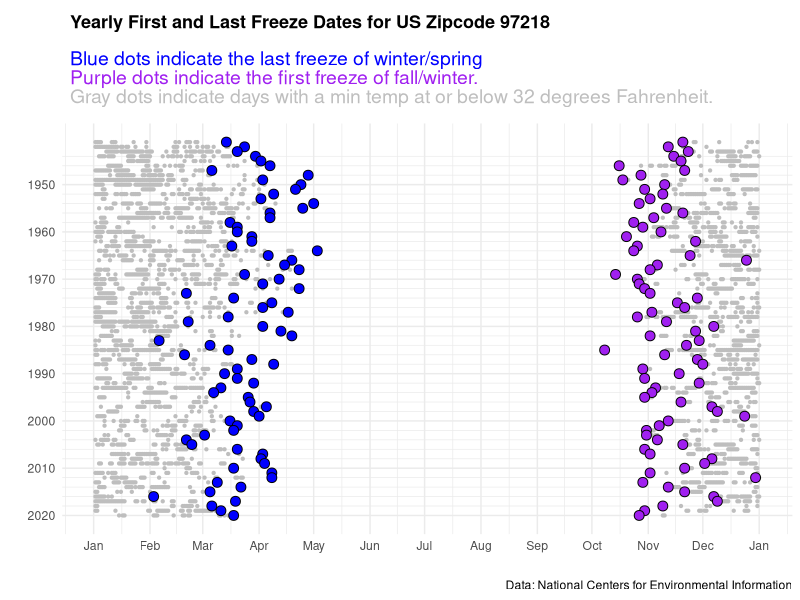
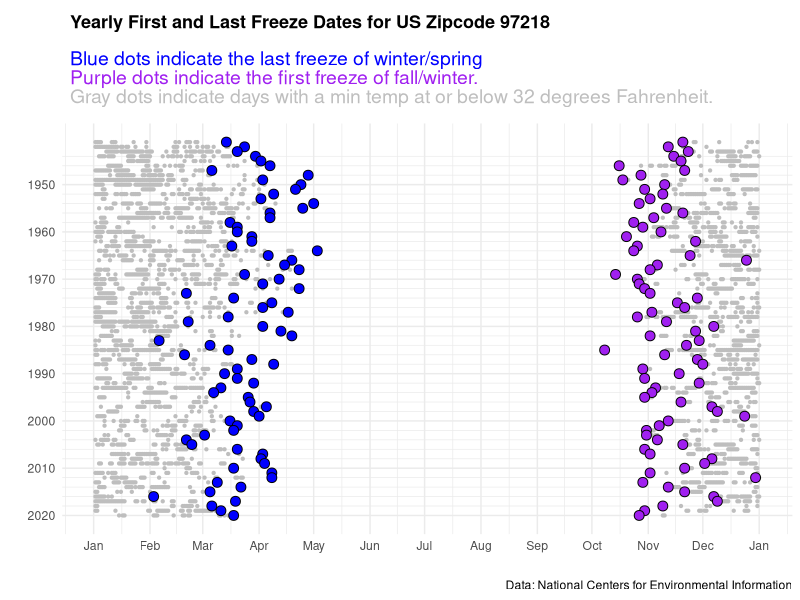

Source code (R) for these figures, in order:
# Author: Sabi Horvat, November 2020
# github: www.github.com/wpbsabi
# twitter: @tourofdata - mobile.twitter.com/tourofdata
# Credit: Visual idea adapted from "Freeze History Bishop" 
#           by Ian Bell @ian_bellio, October 2020

library(tidyverse)
library(lubridate)
library(ggtext)
#library(rnoaa)
#library(weatherData)
#library(cowplot) # for multiple graphs (zoom in on years)

# GET DATA from https://www.climate.gov/maps-data/dataset/past-weather-zip-code-data-table
csv_data <- read_csv('Yearly first and last freeze data.csv') # 1941 January to 2020 November

# extract year, month, day from the date
extract_dates <- csv_data %>%
  mutate(year = year(DATE)
         ,month = month(DATE)
         ,yday = yday(DATE))

freeze_days <- extract_dates %>%
  select(year,TMIN,yday) %>%
  group_by(year) %>%
  filter(TMIN <= 32) 

first_freeze <- extract_dates %>%
  group_by(year) %>%
  filter(TMIN <= 32, month > 7) %>%
  summarise(min = min(DATE))

last_freeze <- extract_dates %>%
  group_by(year) %>%
  filter(TMIN <= 32, month < 7) %>%
  summarise(max = max(DATE))

first_freeze_yday <- first_freeze %>% mutate(yday = yday(min))
last_freeze_yday <- last_freeze %>% mutate(yday = yday(max))                                          

# Note that the origin date doesn't matter, need date format for the x-axis scale to work
freeze <- ggplot() +
  geom_point(data=freeze_days, aes(y=year, x=as.Date(yday,origin='2020-01-01'))
             , color = "gray", size = 0.8)+
  geom_point(data=first_freeze_yday, aes(y=year, x=as.Date(yday,origin='2020-01-01'))
             ,fill = "purple",shape = 21, size = 3, color = 'black') +
  geom_point(data=last_freeze_yday, aes(y=year, x=as.Date(yday,origin='2020-01-01')) 
             ,fill = "blue",shape = 21, size = 3, color = 'black') +
  scale_y_reverse(breaks= seq(1950, 2020, 10), minor_breaks = seq(1944, 2020, 2)) +
  scale_x_date(date_labels = "%b", breaks = "month") +
  theme_minimal() +
  theme( plot.title.position = "panel"
          ,plot.title = element_textbox_simple(
            size = 13,
            lineheight = 1,
            padding = margin(5.5, 5.5, 5.5, 5.5),
            margin = margin(0, 0, 5.5, 0))) +
  ggtitle("<b>Yearly First and Last Freeze Dates for US Zipcode 97218 </b>   <br><span style = 'font-size:14pt'>
           <br><span style = 'color:blue;'>Blue dots indicate the last freeze of winter/spring</span> 
           <br><span style = 'color:purple;'> Purple dots indicate the first freeze of fall/winter.</span> 
           <br><span style = 'color:gray;'> Gray dots indicate days with a min temp at or below 32 degrees Fahrenheit.</span>"
         ) +
  labs(caption = "Data: National Centers for Environmental Information") +
  xlab('') +
  ylab('')
  

freeze

ggsave("Yearly first and last freeze for US zipcode 97218.png", height= 6.5, width = 8, dpi = 300)
